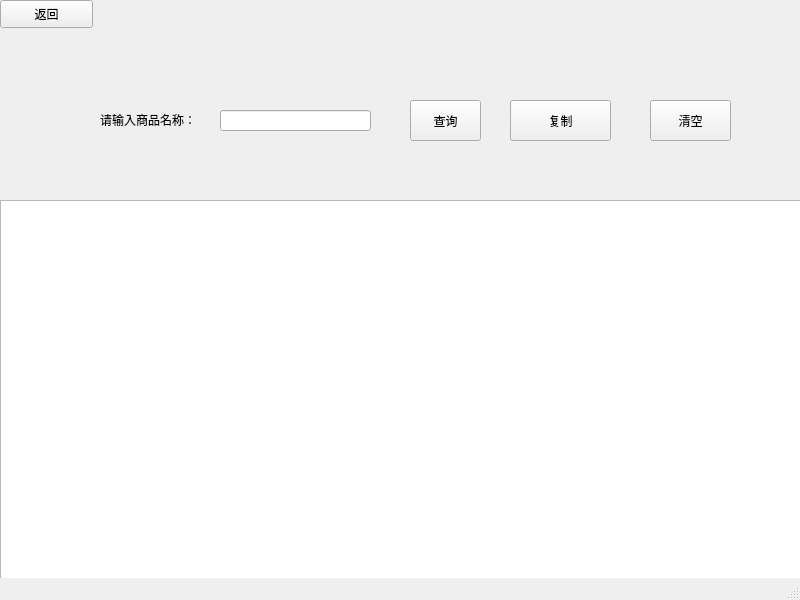
<?xml version="1.0" encoding="UTF-8"?>
<ui version="4.0">
 <class>MainWindow</class>
 <widget class="QMainWindow" name="MainWindow">
  <property name="geometry">
   <rect>
    <x>0</x>
    <y>0</y>
    <width>800</width>
    <height>600</height>
   </rect>
  </property>
  <property name="windowTitle">
   <string>MainWindow</string>
  </property>
  <widget class="QWidget" name="centralwidget">
   <widget class="QPushButton" name="pushButton">
    <property name="geometry">
     <rect>
      <x>410</x>
      <y>100</y>
      <width>71</width>
      <height>41</height>
     </rect>
    </property>
    <property name="text">
     <string>查询</string>
    </property>
   </widget>
   <widget class="QLineEdit" name="lineEdit">
    <property name="geometry">
     <rect>
      <x>220</x>
      <y>110</y>
      <width>151</width>
      <height>21</height>
     </rect>
    </property>
   </widget>
   <widget class="QLabel" name="label">
    <property name="geometry">
     <rect>
      <x>100</x>
      <y>110</y>
      <width>111</width>
      <height>20</height>
     </rect>
    </property>
    <property name="text">
     <string>请输入商品名称：</string>
    </property>
   </widget>
   <widget class="QTextEdit" name="textEdit">
    <property name="geometry">
     <rect>
      <x>0</x>
      <y>200</y>
      <width>801</width>
      <height>381</height>
     </rect>
    </property>
   </widget>
   <widget class="QPushButton" name="pushButton_2">
    <property name="geometry">
     <rect>
      <x>510</x>
      <y>100</y>
      <width>101</width>
      <height>41</height>
     </rect>
    </property>
    <property name="text">
     <string>复制</string>
    </property>
   </widget>
   <widget class="QPushButton" name="pushButton_3">
    <property name="geometry">
     <rect>
      <x>650</x>
      <y>100</y>
      <width>81</width>
      <height>41</height>
     </rect>
    </property>
    <property name="text">
     <string>清空</string>
    </property>
   </widget>
   <widget class="QLabel" name="label_2">
    <property name="geometry">
     <rect>
      <x>530</x>
      <y>160</y>
      <width>72</width>
      <height>15</height>
     </rect>
    </property>
    <property name="text">
     <string/>
    </property>
   </widget>
   <widget class="QPushButton" name="pushButton_4">
    <property name="geometry">
     <rect>
      <x>0</x>
      <y>0</y>
      <width>93</width>
      <height>28</height>
     </rect>
    </property>
    <property name="text">
     <string>返回</string>
    </property>
   </widget>
  </widget>
  <widget class="QStatusBar" name="statusbar"/>
 </widget>
 <resources/>
 <connections>
  <connection>
   <sender>pushButton</sender>
   <signal>clicked()</signal>
   <receiver>MainWindow</receiver>
   <slot>slot1()</slot>
   <hints>
    <hint type="sourcelabel">
     <x>480</x>
     <y>131</y>
    </hint>
    <hint type="destinationlabel">
     <x>631</x>
     <y>97</y>
    </hint>
   </hints>
  </connection>
  <connection>
   <sender>pushButton_3</sender>
   <signal>clicked()</signal>
   <receiver>textEdit</receiver>
   <slot>clear()</slot>
   <hints>
    <hint type="sourcelabel">
     <x>697</x>
     <y>130</y>
    </hint>
    <hint type="destinationlabel">
     <x>705</x>
     <y>257</y>
    </hint>
   </hints>
  </connection>
  <connection>
   <sender>pushButton_2</sender>
   <signal>clicked()</signal>
   <receiver>MainWindow</receiver>
   <slot>setlabel()</slot>
   <hints>
    <hint type="sourcelabel">
     <x>518</x>
     <y>117</y>
    </hint>
    <hint type="destinationlabel">
     <x>272</x>
     <y>38</y>
    </hint>
   </hints>
  </connection>
  <connection>
   <sender>pushButton_3</sender>
   <signal>clicked()</signal>
   <receiver>label_2</receiver>
   <slot>clear()</slot>
   <hints>
    <hint type="sourcelabel">
     <x>678</x>
     <y>126</y>
    </hint>
    <hint type="destinationlabel">
     <x>580</x>
     <y>171</y>
    </hint>
   </hints>
  </connection>
  <connection>
   <sender>pushButton_3</sender>
   <signal>clicked()</signal>
   <receiver>lineEdit</receiver>
   <slot>clear()</slot>
   <hints>
    <hint type="sourcelabel">
     <x>659</x>
     <y>120</y>
    </hint>
    <hint type="destinationlabel">
     <x>313</x>
     <y>127</y>
    </hint>
   </hints>
  </connection>
  <connection>
   <sender>pushButton_4</sender>
   <signal>clicked()</signal>
   <receiver>MainWindow</receiver>
   <slot>goback()</slot>
   <hints>
    <hint type="sourcelabel">
     <x>80</x>
     <y>8</y>
    </hint>
    <hint type="destinationlabel">
     <x>144</x>
     <y>25</y>
    </hint>
   </hints>
  </connection>
 </connections>
 <slots>
  <slot>slot1()</slot>
  <slot>setlabel()</slot>
  <slot>goback()</slot>
 </slots>
</ui>
